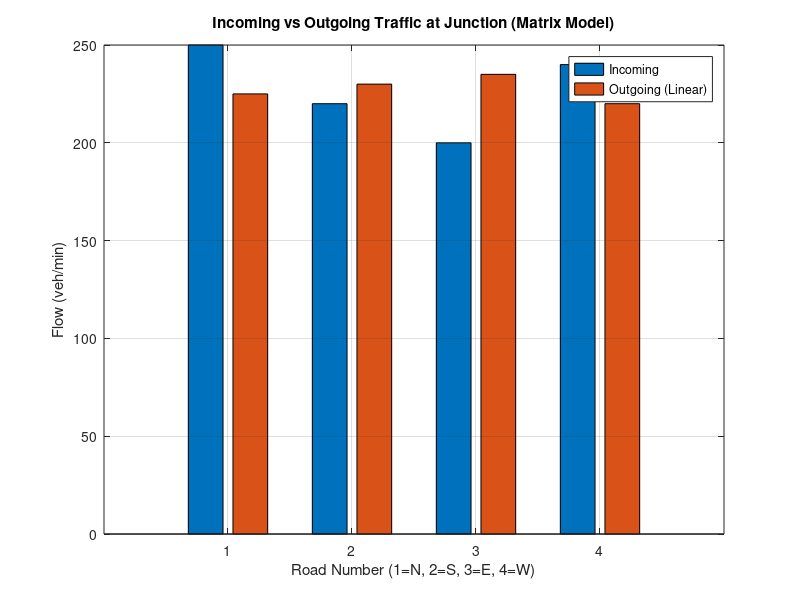
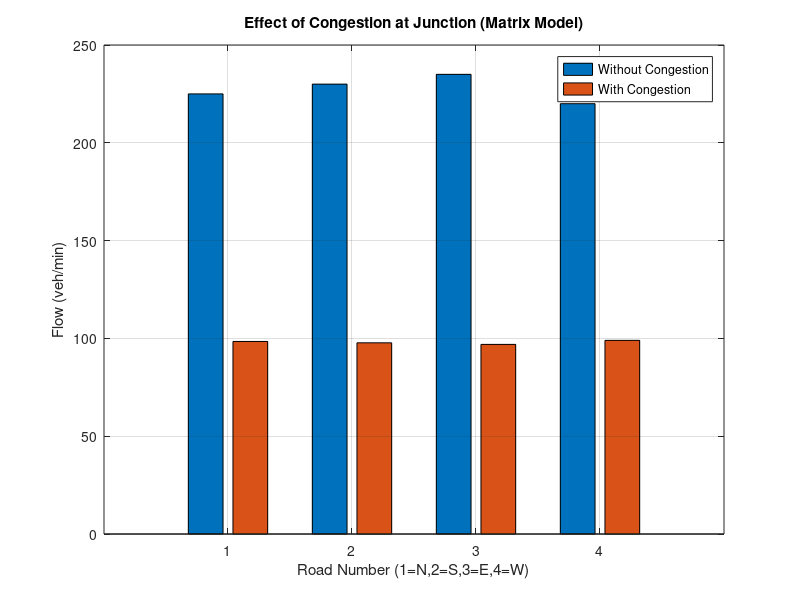
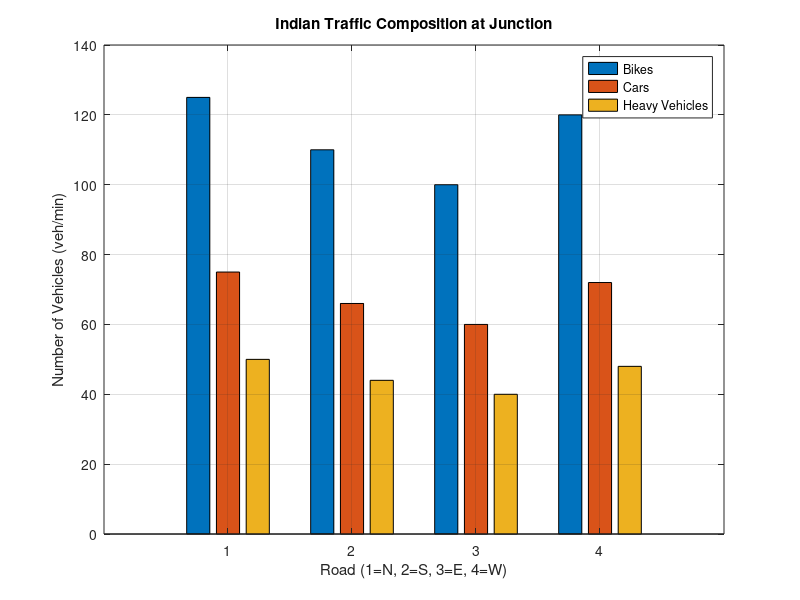

MATLAB code for these plots, in order: (Note: this script raises an error after producing the figures.)
clc; clear; close all;

% Rasesh J. Nair (23BME021) CASE STUDY ON "Traffic Flow Balance at Road
% Junctions

%% -------------------------------
% PART 1 : Linear Intersection Flow (LAB 3)    (please refer to the pdf for
% more clarity)
%% -------------------------------

% Incoming traffic vector (veh/min)
X_in = [250; 220; 200; 240];   % [North; South; East; West]

disp('Incoming Traffic (veh/min):')
disp(X_in)

% Turning ratio matrix T
% Row = Exit direction
% Column = Entry direction
% Order: [North; South; East; West]

T = [0.10  0.40  0.20  0.30;   % North exit
     0.40  0.10  0.30  0.20;   % South exit
     0.30  0.20  0.10  0.40;   % East exit
     0.20  0.30  0.40  0.10];  % West exit

% Each column sums to 1 (conservation check)
disp('Column sums of T (should be 1):')
disp(sum(T))

% Outgoing traffic (linear case)
X_out_linear = T * X_in;

disp('Outgoing Traffic without Congestion (veh/min):')
disp(X_out_linear)


figure

bar([X_in X_out_linear])

xlabel('Road Number (1=N, 2=S, 3=E, 4=W)')
ylabel('Flow (veh/min)')
title('Incoming vs Outgoing Traffic at Junction (Matrix Model)')
legend('Incoming','Outgoing (Linear)')
grid oN

%% -------------------------------
% PART 2 : Congestion Effect (Nonlinear)  (LAB 5 concept)
%% -------------------------------

capacity = 400;  % congestion parameter  - vehicle/min

% Nonlinear congestion effect
X_out_cong = X_out_linear .* (1 - X_out_linear/capacity);

disp('Outgoing Traffic with Congestion (veh/min):')
disp(X_out_cong)

% Plot comparison
figure
bar([X_out_linear X_out_cong])
legend('Without Congestion','With Congestion')
xlabel('Road Number (1=N,2=S,3=E,4=W)')
ylabel('Flow (veh/min)')
title('Effect of Congestion at Junction (Matrix Model)')
grid on

%% -------------------------------
% PART 2.1 : Indian Traffic Model (Heterogeneous Traffic)
%% -------------------------------

% Vehicle distribution (assumption)
bikes = 0.5 * X_in;
cars  = 0.3 * X_in;
heavy = 0.2 * X_in;

% Weights (space occupied)
w_bike = 0.5;
w_car = 1;
w_heavy = 2;

% Effective density (Indian traffic condition)
k_eff = w_bike*bikes + w_car*cars + w_heavy*heavy;

disp('Effective Traffic Density (Indian Condition):')
disp(k_eff)
%% Plot for Indian Traffic Composition

figure
bar([bikes cars heavy])
xlabel('Road (1=N, 2=S, 3=E, 4=W)')
ylabel('Number of Vehicles (veh/min)')
title('Indian Traffic Composition at Junction')
legend('Bikes','Cars','Heavy Vehicles')
grid on
%% -------------------------------
% PART 3 : Kinetic Theory Model
%% -------------------------------

k = linspace(0,200,100);  % Density
vmax = 60;
kmax = 200;

v = vmax*(1 - k/kmax);     % Velocity
q = k.*v;                  % Flow

figure
yyaxis left
plot(k,q,'LineWidth',2)
ylabel('Flow q (veh/hr)')

yyaxis right
plot(k,v,'--','LineWidth',2)
ylabel('Velocity v (km/hr)')

xlabel('Density k (veh/km)')
title('Kinetic Theory: Density vs Velocity vs Flow')
legend('Flow q','Velocity v')
grid on
